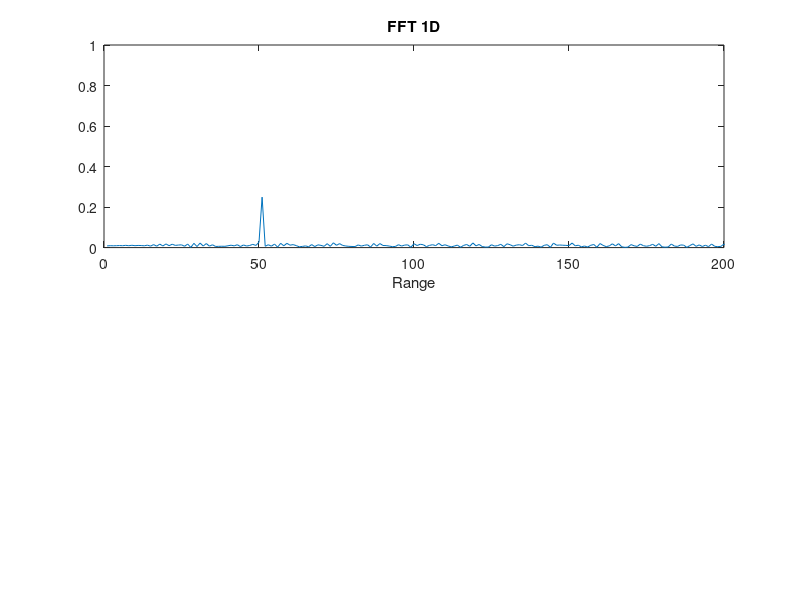
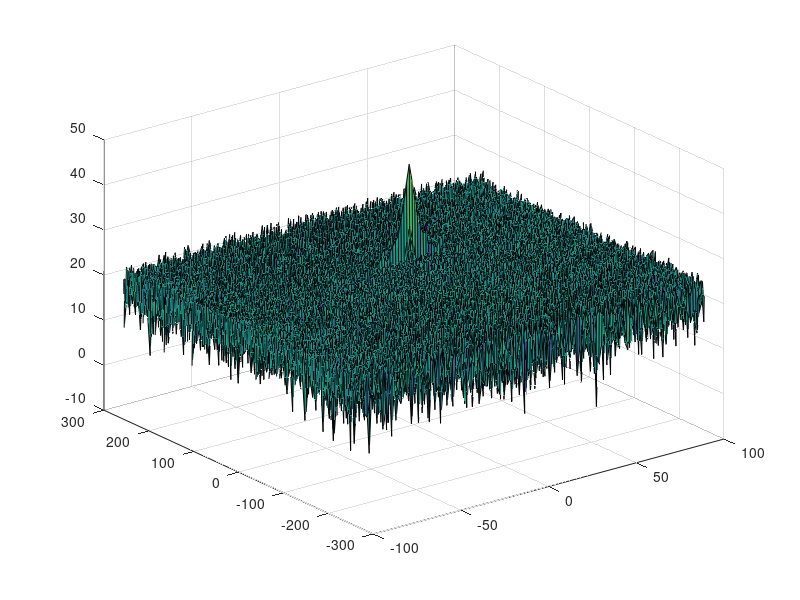
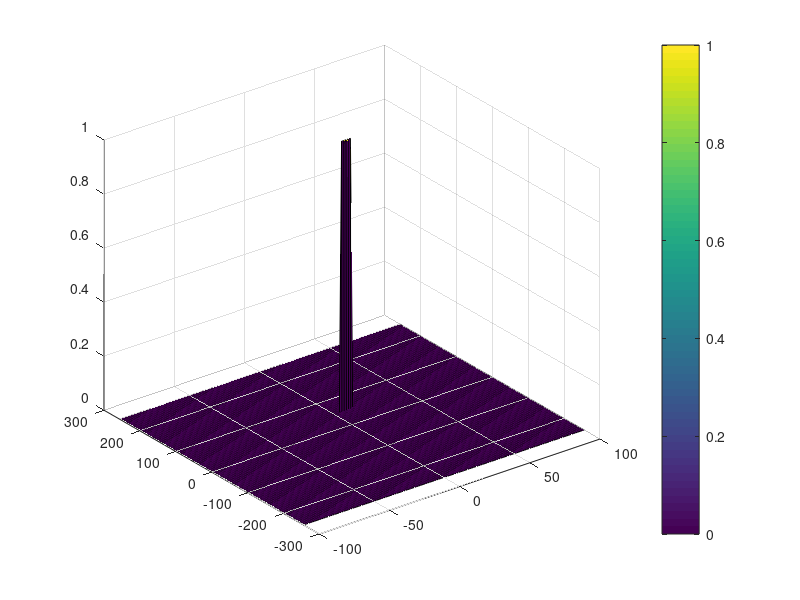

Write the MATLAB code that produced these figures, in order.
clear all
clc;

%% Radar Specifications 
%%%%%%%%%%%%%%%%%%%%%%%%%%%
% Frequency of operation = 77GHz
% Max Range = 200m
% Range Resolution = 1 m
% Max Velocity = 100 m/s
%%%%%%%%%%%%%%%%%%%%%%%%%%%

%speed of light = 3e8
%% User Defined Range and Velocity of target
% *%TODO* :
% define the target's initial position and velocity. Note : Velocity
% remains contant
c = 3e8; %Speed of light
v = 10; %Velocity
si = 50; %Initial Range
RR = 1; %Range Resolution 
Rm = 200; % Max Range


%% FMCW Waveform Generation

% *%TODO* :
%Design the FMCW waveform by giving the specs of each of its parameters.
% Calculate the Bandwidth (B), Chirp Time (Tchirp) and Slope (slope) of the FMCW
% chirp using the requirements above.
B = c / 2*RR; %Bandwidth
Tchirp = 5.5*2*Rm/c; % chirp
slope = B/Tchirp; % Slope


%Operating carrier frequency of Radar 
fc= 77e9;             %carrier freq

                                                          
%The number of chirps in one sequence. Its ideal to have 2^ value for the ease of running the FFT
%for Doppler Estimation. 
Nd=128;                   % #of doppler cells OR #of sent periods % number of chirps

%The number of samples on each chirp. 
Nr=1024;                  %for length of time OR # of range cells

% Timestamp for running the displacement scenario for every sample on each
% chirp
t=linspace(0,Nd*Tchirp,Nr*Nd); %total time for samples


%Creating the vectors for Tx, Rx and Mix based on the total samples input.
Tx=zeros(1,length(t)); %transmitted signal
Rx=zeros(1,length(t)); %received signal
Mix = zeros(1,length(t)); %beat signal

%Similar vectors for range_covered and time delay.
r_t=zeros(1,length(t));
td=zeros(1,length(t));


%% Signal generation and Moving Target simulation
% Running the radar scenario over the time. 

for i=1:length(t)         
    
    
    % *%TODO* :
    %For each time stamp update the Range of the Target for constant velocity. 
    r_t(i) = si + v*t(i);
    % *%TODO* :
    %For each time sample we need update the transmitted and
    %received signal.
    td(i) = 2*r_t(i)/c; 
    Tx(i) = cos(2*pi*(fc*t(i)+ slope*t(i)^2/2));
    Rx(i) = cos(2*pi*(fc*(t(i) - td(i)) + slope*(t(i) - td(i))^2/2));
    
    % *%TODO* :
    %Now by mixing the Transmit and Receive generate the beat signal
    %This is done by element wise matrix multiplication of Transmit and
    %Receiver Signal
    Mix(i) = Tx(i) * Rx(i);
    
end

%% RANGE MEASUREMENT


 % *%TODO* :
%reshape the vector into Nr*Nd array. Nr and Nd here would also define the size of
%Range and Doppler FFT respectively.

 % *%TODO* :
%run the FFT on the beat signal along the range bins dimension (Nr) and
%normalize.
sig_fft = fft(Mix,Nr)./Nr;

 % *%TODO* :
% Take the absolute value of FFT output
sig_fft = abs(sig_fft);
%N = (sig_fft/)

 % *%TODO* :
% Output of FFT is double sided signal, but we are interested in only one side of the spectrum.
% Hence we throw out half of the samples.
sig_fft = sig_fft(1:Nr/2);

%plotting the range
figure ('Name','Range from First FFT');
subplot(2,1,1)

 % *%TODO* :
 % plot FFT output 
plot(sig_fft);
title('FFT 1D');
axis ([0 200 0 1]);
xlabel('Range');



%% RANGE DOPPLER RESPONSE
% The 2D FFT implementation is already provided here. This will run a 2DFFT
% on the mixed signal (beat signal) output and generate a range doppler
% map.You will implement CFAR on the generated RDM


% Range Doppler Map Generation.

% The output of the 2D FFT is an image that has reponse in the range and
% doppler FFT bins. So, it is important to convert the axis from bin sizes
% to range and doppler based on their Max values.

Mix=reshape(Mix,[Nr,Nd]);

% 2D FFT using the FFT size for both dimensions.
sig_fft2 = fft2(Mix,Nr,Nd);

% Taking just one side of signal from Range dimension.
sig_fft2 = sig_fft2(1:Nr/2,1:Nd);
sig_fft2 = fftshift (sig_fft2);
RDM = abs(sig_fft2);
RDM = 10*log10(RDM) ;

%use the surf function to plot the output of 2DFFT and to show axis in both
%dimensions
doppler_axis = linspace(-100,100,Nd);
range_axis = linspace(-200,200,Nr/2)*((Nr/2)/400);
figure('Name', 'Range Doppler'),surf(doppler_axis,range_axis,RDM);

%% CFAR implementation

%Slide Window through the complete Range Doppler Map

% *%TODO* :
%Select the number of Training Cells in both the dimensions.
Tcr = 5;
Tcd = 2;
% *%TODO* :
%Select the number of Guard Cells in both dimensions around the Cell under 
%test (CUT) for accurate estimation
Gcr = 3;
Gcd = 2;
% *%TODO* :
% offset the threshold by SNR value in dB
offset = 1.4;

% *%TODO* :
%Create a vector to store noise_level for each iteration on training cells
%noise_level = zeros(1,1);
noise_level = zeros(Nr/2-2*(Tcd+Gcd), Nd-2*(Tcr+Gcr));
gridSize = (2*Tcr+2*Gcr+1)*(2*Tcd+2*Gcd+1);
numTrainCells = gridSize-(2*Gcr+1)*(2*Gcd+1);

% *%TODO* :
%design a loop such that it slides the CUT across range doppler map by
%giving margins at the edges for Training and Guard Cells.
%For every iteration sum the signal level within all the training
%cells. To sum convert the value from logarithmic to linear using db2pow
%function. Average the summed values for all of the training
%cells used. After averaging convert it back to logarithimic using pow2db.
%Further add the offset to it to determine the threshold. Next, compare the
%signal under CUT with this threshold. If the CUT level > threshold assign
%it a value of 1, else equate it to 0.
CFAR_sig = zeros(size(RDM));

   % Use RDM[x,y] as the matrix from the output of 2D FFT for implementing
   % CFAR
for j=1:Nd-2*(Tcr+Gcr)
    for i=1:Nr/2-2*(Tcd+Gcd)
      trainCells = db2pow(RDM(i:i+2*(Tcd+Gcd),j:j+2*(Gcr+Tcr)));
      trainCells(Tcd+1:end-Tcd,Tcr+1:end-Tcr) = 0;
      
      noise_level(i,j) = pow2db(sum(sum(trainCells))/numTrainCells);
      threshold = noise_level(i,j)*offset;
      if RDM(i+(Tcd+Gcd),j+(Tcd+Gcr))>threshold
          CFAR_sig(i+(Tcd+Gcd),j+(Tcd+Gcr)) = 1;
      else
          CFAR_sig(i+(Tcd+Gcd),j+(Tcd+Gcr)) = 0;
      end
  end
end





% *%TODO* :
% The process above will generate a thresholded block, which is smaller 
%than the Range Doppler Map as the CUT cannot be located at the edges of
%matrix. Hence,few cells will not be thresholded. To keep the map size same
% set those values to 0. 
 








% *%TODO* :
%display the CFAR output using the Surf function like we did for Range
%Doppler Response output.
figure('Name', 'CA-CFAR'),surf(doppler_axis,range_axis, CFAR_sig);
colorbar;


 
 